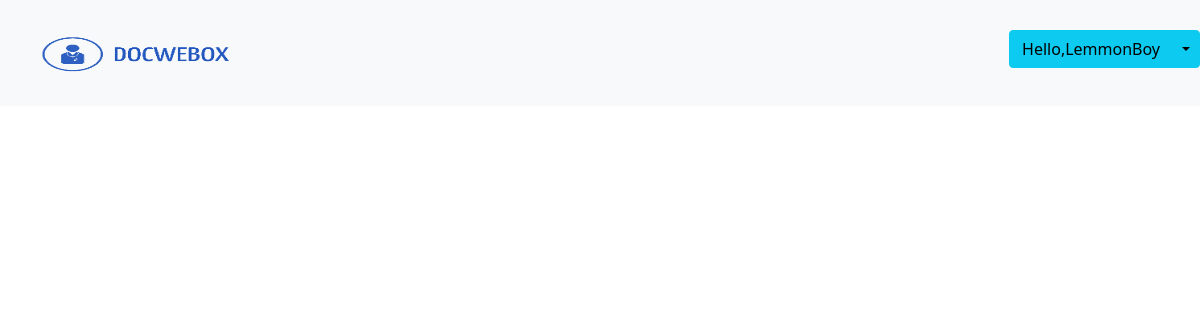
Page /php/user_hub.php (signed in) on the earlier database version.
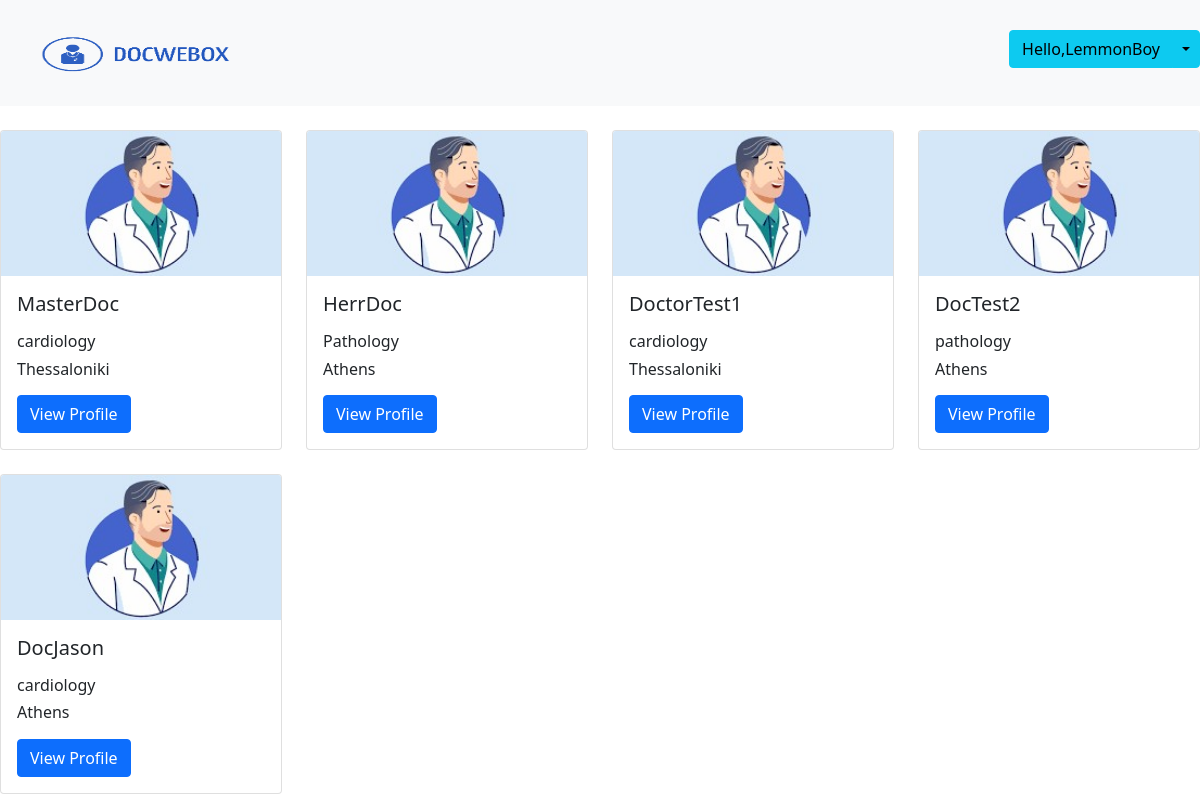
Same page on the later database version.
### tables this page shows
CREATE TABLE `profile` (
  `id` int(11) NOT NULL,
  `user_id` int(11) NOT NULL,
  `FirstName` varchar(60) NOT NULL,
  `SureName` varchar(60) NOT NULL,
  `Address` varchar(50) NOT NULL,
  `PhoneNumber` varchar(20) NOT NULL,
  `email` varchar(50) NOT NULL,
  `Specialization` varchar(60) NOT NULL,
  `bio` varchar(200) NOT NULL
);

### php/user_hub.php (the view, shortened to what this page needs)
<html>
    <head>
        <link href="https://cdn.jsdelivr.net/npm/bootstrap@5.0.2/dist/css/bootstrap.min.css"
        rel="stylesheet">
        <link rel="stylesheet" href="../css/user_hub.css">
    </head>
    <body>
        <header>
        <nav class="navbar navbar-light bg-light">
            <a class="navbar-brand" href="#">
                <img src="../img/logo.png" width="280" height="80" class="d-inline-block align-top" alt="">
            </a>
            <?php
                echo '<div class="header" class="d-flex justify-content-end">
                        <h3 class="d-flex justify-content-end">
                        <div class="btn-group">
                        <button type="button" class="btn btn-info">Hello,' . $_SESSION["username"] .' </button>
                        <button type="button" class="btn btn-info dropdown-toggle dropdown-toggle-split" data-bs-toggle="dropdown" aria-expanded="false">
                            <span class="visually-hidden">Toggle Dropdown</span>
                        </button>
                        <ul class="dropdown-menu">
                            <li><a class="dropdown-item" href="user_profile_edit.php">Profile</a></li>
                            <li><a class="dropdown-item" href="user_appointment.php">My appointments</a></li>
                            <li><hr class="dropdown-divider"></li>
                            <li><a class="dropdown-item" href="nukeSession.php">Logout</a></li>
                        </ul>
                        </div>
                    </div>';
            ?>
        </nav>
        <br>
        </header>
        <?php
            include 'connect.php';
            $query = "SELECT * from users u, profile p where type='doctor' and user_id = u.id";
            $result = mysqli_query($conn, $query);
            if (mysqli_num_rows($result) > 0) {
                echo '<div class="row">';
                $counter=0;
                while($row = $result->fetch_assoc()){
                    $counter++;
                    if($counter<5){
                    echo '<div class="col-sm-3">
                            <div class="blog-item">
                              <div class="card">
                              <img src="../img/profile2.jpg" class="card-img-top">
                              <div class="card-body">
                                <h5 class="card-title">' . $row['FirstName'] . $row['SureName']  .'</h5>
                                <p class="card-text"><h6>' . $row['Specialization']  . '</h6><h6>'  .$row['Address'] .' </h6></p>
                                <a href="doctor_profile_view.php?id=' . $row['user_id'] . '" class="btn btn-primary">View Profile</a>
                              </div>
                              </div>
                            </div>
                          </div>';
                    }else if($counter=5)
                    {
                        echo '</div><br><div class="row"><div class="col-sm-3">
                        <div class="blog-item">
                          <div class="card">
                          <img src="../img/profile2.jpg" class="card-img-top">
                          <div class="card-body">
                            <h5 class="card-title">' . $row['FirstName'] . $row['SureName']  .'</h5>
                            <p class="card-text"><h6>' . $row['Specialization']  . '</h6><h6>'  .$row['Address'] .' </h6></p>
                            <a href="doctor_profile_view.php?id=' . $row['user_id'] . '" class="btn btn-primary">View Profile</a>
                          </div>
                          </div>
                        </div>
                      </div>';
                        $counter=0;
                    }
                }
            }
        ?>
    </body>
</html>

Differences in the rows shown:
added profile: FirstName "Master", SureName "Doc", Specialization "cardiology", Address "Thessaloniki"
added profile: FirstName "Herr", SureName "Doc", Specialization "Pathology", Address "Athens"
added profile: FirstName "Doctor", SureName "Test1", Specialization "cardiology", Address "Thessaloniki"
added profile: FirstName "Doc", SureName "Test2", Specialization "pathology", Address "Athens"
added profile: FirstName "Doc", SureName "Jason", Specialization "cardiology", Address "Athens"
